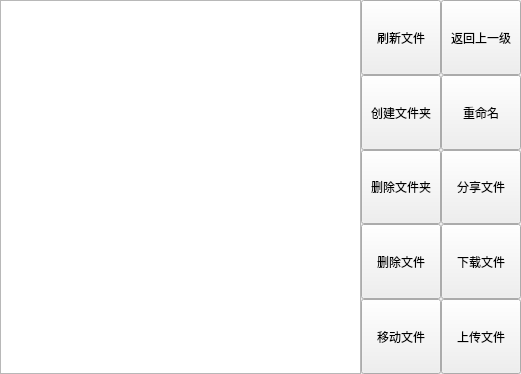
<?xml version="1.0" encoding="UTF-8"?>
<ui version="4.0">
 <class>File</class>
 <widget class="QWidget" name="File">
  <property name="geometry">
   <rect>
    <x>0</x>
    <y>0</y>
    <width>521</width>
    <height>374</height>
   </rect>
  </property>
  <property name="windowTitle">
   <string>Form</string>
  </property>
  <layout class="QHBoxLayout" name="horizontalLayout_2">
   <property name="spacing">
    <number>0</number>
   </property>
   <property name="leftMargin">
    <number>0</number>
   </property>
   <property name="topMargin">
    <number>0</number>
   </property>
   <property name="rightMargin">
    <number>0</number>
   </property>
   <property name="bottomMargin">
    <number>0</number>
   </property>
   <item>
    <widget class="QListWidget" name="file_LW"/>
   </item>
   <item>
    <layout class="QHBoxLayout" name="horizontalLayout">
     <property name="spacing">
      <number>0</number>
     </property>
     <item>
      <layout class="QVBoxLayout" name="verticalLayout">
       <property name="spacing">
        <number>0</number>
       </property>
       <item>
        <widget class="QPushButton" name="flushFile_PB">
         <property name="sizePolicy">
          <sizepolicy hsizetype="Minimum" vsizetype="Preferred">
           <horstretch>0</horstretch>
           <verstretch>0</verstretch>
          </sizepolicy>
         </property>
         <property name="text">
          <string>刷新文件</string>
         </property>
        </widget>
       </item>
       <item>
        <widget class="QPushButton" name="mKDir_PB">
         <property name="sizePolicy">
          <sizepolicy hsizetype="Minimum" vsizetype="Preferred">
           <horstretch>0</horstretch>
           <verstretch>0</verstretch>
          </sizepolicy>
         </property>
         <property name="text">
          <string>创建文件夹</string>
         </property>
        </widget>
       </item>
       <item>
        <widget class="QPushButton" name="delDir_PB">
         <property name="sizePolicy">
          <sizepolicy hsizetype="Minimum" vsizetype="Preferred">
           <horstretch>0</horstretch>
           <verstretch>0</verstretch>
          </sizepolicy>
         </property>
         <property name="text">
          <string>删除文件夹</string>
         </property>
        </widget>
       </item>
       <item>
        <widget class="QPushButton" name="delFile_PB">
         <property name="sizePolicy">
          <sizepolicy hsizetype="Minimum" vsizetype="Preferred">
           <horstretch>0</horstretch>
           <verstretch>0</verstretch>
          </sizepolicy>
         </property>
         <property name="text">
          <string>删除文件</string>
         </property>
        </widget>
       </item>
       <item>
        <widget class="QPushButton" name="mvFile_PB">
         <property name="sizePolicy">
          <sizepolicy hsizetype="Minimum" vsizetype="Preferred">
           <horstretch>0</horstretch>
           <verstretch>0</verstretch>
          </sizepolicy>
         </property>
         <property name="text">
          <string>移动文件</string>
         </property>
        </widget>
       </item>
      </layout>
     </item>
     <item>
      <layout class="QVBoxLayout" name="verticalLayout_2">
       <property name="spacing">
        <number>0</number>
       </property>
       <item>
        <widget class="QPushButton" name="return_PB">
         <property name="sizePolicy">
          <sizepolicy hsizetype="Minimum" vsizetype="Preferred">
           <horstretch>0</horstretch>
           <verstretch>0</verstretch>
          </sizepolicy>
         </property>
         <property name="text">
          <string>返回上一级</string>
         </property>
        </widget>
       </item>
       <item>
        <widget class="QPushButton" name="rename_PB">
         <property name="sizePolicy">
          <sizepolicy hsizetype="Minimum" vsizetype="Preferred">
           <horstretch>0</horstretch>
           <verstretch>0</verstretch>
          </sizepolicy>
         </property>
         <property name="text">
          <string>重命名</string>
         </property>
        </widget>
       </item>
       <item>
        <widget class="QPushButton" name="shareFile_PB">
         <property name="sizePolicy">
          <sizepolicy hsizetype="Minimum" vsizetype="Preferred">
           <horstretch>0</horstretch>
           <verstretch>0</verstretch>
          </sizepolicy>
         </property>
         <property name="text">
          <string>分享文件</string>
         </property>
        </widget>
       </item>
       <item>
        <widget class="QPushButton" name="download_PB">
         <property name="sizePolicy">
          <sizepolicy hsizetype="Minimum" vsizetype="Preferred">
           <horstretch>0</horstretch>
           <verstretch>0</verstretch>
          </sizepolicy>
         </property>
         <property name="text">
          <string>下载文件</string>
         </property>
        </widget>
       </item>
       <item>
        <widget class="QPushButton" name="upload_PB">
         <property name="sizePolicy">
          <sizepolicy hsizetype="Minimum" vsizetype="Preferred">
           <horstretch>0</horstretch>
           <verstretch>0</verstretch>
          </sizepolicy>
         </property>
         <property name="text">
          <string>上传文件</string>
         </property>
        </widget>
       </item>
      </layout>
     </item>
    </layout>
   </item>
  </layout>
 </widget>
 <resources/>
 <connections/>
</ui>
